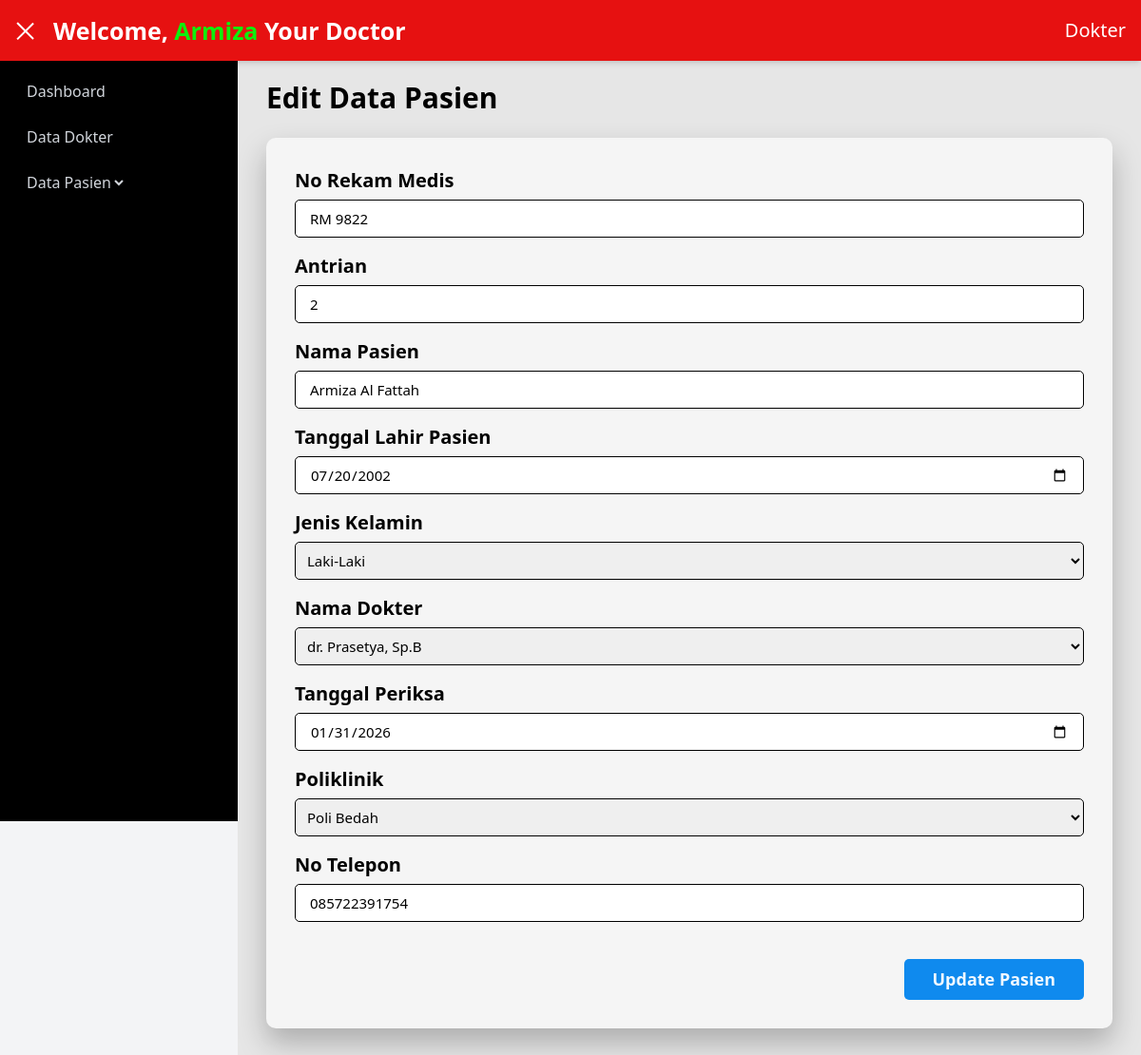
Screenshot of /Dokter/edit_pasien.php?id=1 (signed in) with the database file from the repository.
### tables this page shows
CREATE TABLE `pendaftaran` (
  `id` int(11) NOT NULL,
  `user_id` int(11) DEFAULT NULL,
  `dokter_id` int(11) DEFAULT NULL,
  `poli_id` int(11) DEFAULT NULL,
  `no_rm` varchar(50) DEFAULT NULL,
  `antrian` int(11) DEFAULT NULL,
  `nama` varchar(100) DEFAULT NULL,
  `tanggal_lahir` date DEFAULT NULL,
  `jenis_kelamin` enum('perempuan','laki-laki') DEFAULT NULL,
  `tanggal_periksa` date DEFAULT NULL,
  `no_telepon` varchar(30) DEFAULT NULL
);

### Dokter/edit_pasien.php (the view, shortened to what this page needs)
<?php
include("../database.php");
$id = $_GET['id'];
$sql = "
    SELECT
        p.*,
        d.nama_dokter,
        pl.poli
    FROM pendaftaran p
    JOIN dokter d ON p.dokter_id = d.id
    JOIN poliklinik pl ON p.poli_id = pl.id
    WHERE p.id = ?
";
$stmt = $conn->prepare($sql);
$stmt->bind_param("i", $id);
$stmt->execute();
$result = $stmt->get_result();
$data = $result->fetch_assoc();
?>
<!DOCTYPE html>
<html lang="en">
<head>
    <script src="https://cdn.tailwindcss.com"></script>
    <link rel="stylesheet" href="https://cdnjs.cloudflare.com/ajax/libs/font-awesome/6.5.1/css/all.min.css">
    <link rel="stylesheet" href="CSS/tambah_pasien.css">
</head>
<body class="bg-gray-100">
    <header class="header text-white h-16 shadow-md fixed w-full z-20">
        <div class="flex items-center h-full px-4">
            <button id="sidebarToggle" class="hamburger active mr-4 text-white focus:outline-none">
                <div class="w-6 space-y-1.5">
                    <span class="block h-0.5 bg-white"></span>
                </div>
            </button>
            <h1 class="title text-xl font-bold flex-grow">Welcome, <span><?= $_SESSION['username']; ?></span> Your Doctor</h1>
            <div class="flex items-start justify-between">
                <div class="relative group">
                    <div class="cursor-pointer text-white">
                        <span class="font-medium">Dokter</span>
                    </div>
                </div>
            </div>
        </div>
    </header>
    <div class="sidebar text-white">
        <div class="overflow-y-auto h-[calc(100vh-64px)]">
            <div class="py-2">
                <a href="dashboard_dokter.php" class="menu-item flex items-center px-4 py-3 text-gray-300 hover:bg-gray-800">
                    <span class="ml-3">Dashboard</span>
                </a>
                <a href="data_dokter.php" class="menu-item flex items-center px-4 py-3 text-gray-300 hover:bg-gray-800">
                    <span class="ml-3">Data Dokter</span>
                </a>
                <div class="menu-item">
                    <div class="flex items-center justify-between px-4 py-3 text-gray-300 hover:bg-gray-800 cursor-pointer" onclick="toggleSubMenu('dataPasien')">
                        <div class="flex items-center">
                        <a href="data_pasien.php">
                            <select class="role-box ml-2" onchange="location = this.value;">
                                <option value="data_pasien.php">Data Pasien</option>
                            </select>
                        </a>
                        </div>
                    </div>
                </div>
            </div>
        </div>
    </div>
    <main class="content">
        <div class="edit">
            <h1>Edit Data Pasien</h1>
        </div>
        <div class="box">
            <div class="form">
                <form action="proses_edit.php" method="POST">
                    <h2>No Rekam Medis</h2>
                    <input type="text" name="no_rm" value="<?= $data['no_rm'] ?>">
                    <h2>Antrian</h2>
                    <input type="text" name="antrian" value="<?= $data['antrian'] ?>">
                    <h2>Nama Pasien</h2>
                    <input type="text" name="nama" value="<?= htmlspecialchars($data['nama']) ?>">
                    <h2>Tanggal Lahir Pasien</h2>
                    <input type="date" name="tanggal_lahir" value="<?= $data['tanggal_lahir'] ?>">
                    <h2>Jenis Kelamin</h2>
                    <select class="role" name="jenis_kelamin">
                        <option value="laki-laki" <?= $data['jenis_kelamin'] == 'laki-laki' ? 'selected' : '' ?>>Laki-Laki</option>
                    </select>
                    <h2>Nama Dokter</h2>
                    <select class="role" name="dokter_id">
                        <?php
                            $dokter = $conn->query("SELECT id, nama_dokter FROM dokter");
                            while ($d = $dokter->fetch_assoc()) {
                                $selected = ($d['id'] == $data['dokter_id']) ? 'selected' : '';
                                echo "<option value='{$d['id']}' $selected>{$d['nama_dokter']}</option>";
                            }
                        ?>
                    </select>
                    <h2>Tanggal Periksa</h2>
                    <input type="date" name="tanggal_periksa" value="<?= $data['tanggal_periksa'] ?>">
                    <h2>Poliklinik</h2>
                    <select class="role" name="poli_id">
                        <?php
                            $poli = $conn->query("SELECT id, poli FROM poliklinik");
                            while ($pl = $poli->fetch_assoc()) {
                                $selected = ($pl['id'] == $data['poli_id']) ? 'selected' : '';
                                echo "<option value='{$pl['id']}' $selected>{$pl['poli']}</option>";
                            }
                        ?>
                    </select>
                    <h2>No Telepon</h2>
                    <input type="number" name="no_telepon" value="<?= $data['no_telepon'] ?>"><br>
                    <button type="submit" name="edit">Update Pasien</button>
                </form>
            </div>
        </div>
    </main>
</body>
</html>

### Dokter/CSS/tambah_pasien.css (style rules this page uses)
.text-xl span { color:rgb(13, 240, 13); }
.sidebar { background-color: #000; width: 250px; height: 100vh; position: fixed; left: 0; top: 64px; transition: all 0.3s ease; z-index: 30; }
.role-box { background: transparent; }
.role-box option { background: black; color: white; width: 50%; }
.header { background-color:rgb(230, 17, 17); height: 60px; position: fixed; width: 100%; top: 0; left: 0; z-index: 40; box-shadow: 0 2px 4px rgba(0,0,0,0.1); }
.header h1 { font-size: 25px; }
.cursor-pointer span { font-size: 20px; }
.content { background: #e6e6e6; height: 100%; margin-top: 50px; padding: 30px; margin-left: 250px; transition: all 0.3s ease; }
.edit h1 { font-size: 30px; font-weight: bold; margin-bottom: 20px; }
.box { background: whitesmoke; border-radius: 10px; box-shadow: 0 15px 30px rgba(0,0,0,0.25); }
.form { padding: 30px; }
.form form { display: flex; flex-direction: column; }
.form h2 { font-size: 20px; font-weight: 600; }
.form input { width: 100%; height: 40px; padding: 2px 15px; font-size: 15px; border: 1px solid black; margin-top: 5px; margin-bottom: 15px; border-radius: 5px; outline: none; }
.role { width: 100%; height: 40px; padding-left: 8px; font-size: 15px; border: 1px solid black; border-radius: 5px; margin-top: 5px; margin-bottom: 15px; outline: none; color: black; cursor: pointer; }
.form button { padding: 8px 30px; font-size: 18px; margin-top: 0px; background:rgb(15, 138, 238); border: none; color: aliceblue; font-weight: bold; cursor: pointer; border-radius: 5px; align-self: flex-end; }
.hamburger span { transition: all 0.3s ease; }
.hamburger.active span:nth-child(3) { transform: rotate(-45deg) translate(4px, -6px); }

### rows the page displays
pendaftaran: no_rm "RM 9822", antrian "2", nama "Armiza Al Fattah", tanggal_lahir "07/20/2002", jenis_kelamin "Laki-Laki", tanggal_periksa "01/31/2026", no_telepon "085722391754"

### other values shown
$_SESSION['username'] "Armiza"
form field dokter_id "dr. Prasetya, Sp.B"
form field poli_id "Poli Bedah"
